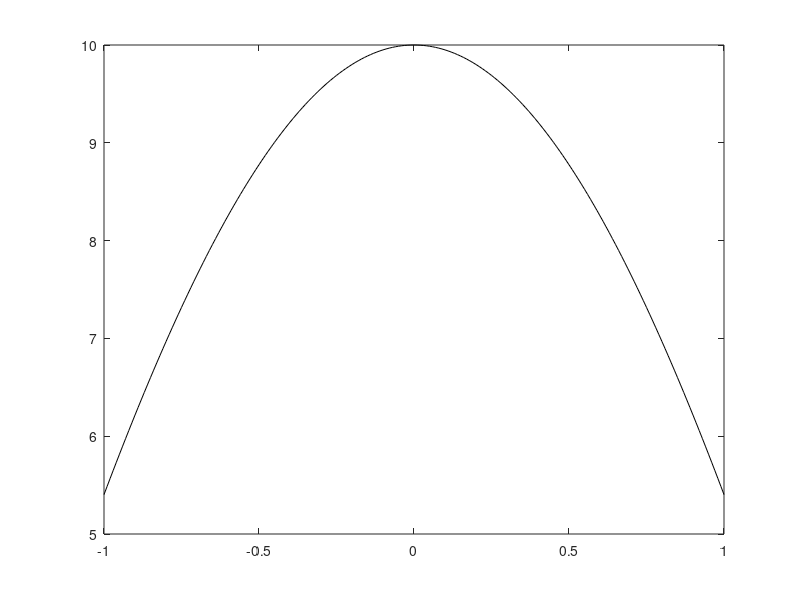

Reproduce this figure in MATLAB. (Note: this script raises an error after producing the figure.)
close all
clear all
clc

%Local vorticity functions
fun = @(x) 1-x.^2/2+x.^4/24-x.^6/720;%+x.^8/40320;
%fun = @(x) 1-(pi^2*x.^2)/2+(pi^4*x.^4)/24-(pi^6*x.^6)/720;  %Taylor trig
%fun = @(x) max(0, exp(-x.^2/.1));                          %Gaussian curve
%fun = @(x) max(0,cos(pi * x)+1 - 2*heaviside(abs(x)-1));   %Cleaved trig
A=-1; %Left boundary
B=1; %Right Boundary

xx=A:(B-A)/200:B;
plot(xx,10*fun(xx),'k') %Exaggerate vorticity function for display purposes

%Domain decomposition method
N=3;
[Qx,Qw]=GLquad(N);

K=100;
Nodes = A:(B-A)/K:B;
El = Nodes(1:end-1);
Er = Nodes(2:end);
deltax = Er-El;
Centroids=(El+Er)/2;

map = Qx*deltax/2+repmat(Centroids,N,1);

saved=1;
resolve = [1:round(max(1,K/800)):K/10,(K/10)+1:round(max(1,K/200)):K-(K/10)-1,K-(K/10):round(max(1,K/800)):K];
h = waitbar(0,'Initializing Decomposition method...');
for i=resolve
    waitbar(saved/numel(resolve),h,'Decomposition method...')
    NOi = [1:i-1,i+1:K];
    Decomp(saved) = (Qw*[ fun(map(:,NOi)) .* (Centroids(i)-map(:,NOi))./abs(Centroids(i)-map(:,NOi)).^3 ])*deltax(NOi)'/2;
    saved=saved+1;
end
hold on
plot(Centroids(resolve),Decomp,'b')
close(h)

%Global quadrature with singularity omission
h = waitbar(0,'Initializing GL points please wait...');
N=500;
[Qx,Qw]=GLquad(N);
Qx = Qx*(B-A)/2+(B+A)/2;
saved=1;
resolve = 1:round(N/numel(Decomp)):N; %Evaluate at same frequency as Decomp for speed comparison purposes
for i=resolve
    waitbar(saved/numel(resolve),h,'Global Omit method...')
    NOi = [1:i-1,i+1:N];
    GlobOmit(saved) = Qw(NOi)*[ fun(Qx(NOi)) .* (Qx(i)-Qx(NOi))./abs(Qx(i)-Qx(NOi)).^3 ];
    saved=saved+1;
end
GlobOmit = GlobOmit*(B-A)/2;
plot(Qx(resolve),GlobOmit,'r')

% %Split Quadrature
% SP = Qx(resolve);
% N=3;
% [Qx,Qw]=GLquad(N);
% saved=1;
% for i=1:numel(SP)
%     QxL = Qx*(SP(i)-A)/2+(SP(i)+A)/2;
%     QxR = Qx*(B-SP(i))/2+(B+SP(i))/2;
%     waitbar(saved/numel(resolve),h,'Split method...')
%     NOi = [1:i-1,i+1:N];
%     Split(1,saved) = (SP(i)-A)/2 * Qw*[ fun(QxL) .* (QxL-SP(i))./abs(SP(i)-QxL).^3 ];
%     Split(2,saved) = (B-SP(i))/2 * Qw*[ fun(QxR) .* (QxR-SP(i))./abs(SP(i)-QxR).^3 ];
%     saved=saved+1;
% end
% plot(SP,Split(1,:)+Split(2,:),'g')

% %Near/Far Split Quadrature
% N=3;
% [Qx,Qw]=GLquad(N);
% saved=1;
% NearFrac = 0.5; %Fraction of split considered near field
% epsil = 0.001;
% for i=1:numel(SP)
%     Lfn=SP(i)-(SP(i)-A)*NearFrac; %Dividing point between near and far fields for left split
%     Rfn=SP(i)+(B-SP(i))*NearFrac; %Dividing point between near and far fields for right split
%     QxLf = Qx*(Lfn-A)/2+(Lfn+A)/2;          %Left far field
%     QxLn = Qx*([SP(i)-epsil]-Lfn)/2+([SP(i)-epsil]+Lfn)/2;  %Left near field
%     QxRn = Qx*(Rfn-[SP(i)+epsil])/2+([SP(i)+epsil]+Rfn)/2;  %Right near field
%     QxRf = Qx*(B-Rfn)/2+(B+Rfn)/2;          %Right far field
%     waitbar(saved/numel(resolve),h,'Near/Far Split method...')
%     NOi = [1:i-1,i+1:N];
%     NFSplit(1,saved) = (Lfn-A)/2 * Qw*[ fun(QxLf) .* (QxLf-SP(i))./abs(SP(i)-QxLf).^3 ];      %Left far field 
%     NFSplit(2,saved) = ([SP(i)-epsil]-Lfn)/2 * Qw*[ fun(QxLn) .* (QxLn-SP(i))./abs(SP(i)-QxLn).^3 ];  %Left near field
%     NFSplit(3,saved) = (Rfn-[SP(i)+epsil])/2 * Qw*[ fun(QxRn) .* (QxRn-SP(i))./abs(SP(i)-QxRn).^3 ];  %Right near field
%     NFSplit(4,saved) = (B-Rfn)/2 * Qw*[ fun(QxRf) .* (QxRf-SP(i))./abs(SP(i)-QxRf).^3 ];      %Right far field
%     saved=saved+1;
% end
% plot(SP,NFSplit(1,:)+NFSplit(2,:)+NFSplit(3,:)+NFSplit(4,:),'c')

close(h)